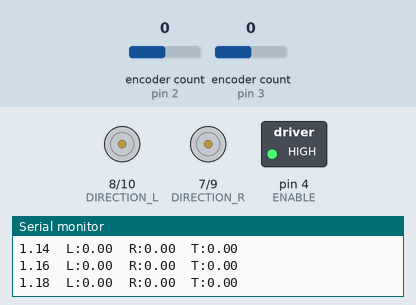
Bench run of a sketch on a simulated Arduino Uno, built with avr-gcc and run on an emulated ATmega328P. Shown: direction and speed pins drawn as motors (green arrow = direction pin HIGH = forward, orange = LOW = backward, longer = more drive), switched loads named in the sketch (green lamp = pin HIGH), the last lines printed to the serial monitor. Inputs (shaded band) come from the test bench; at power-on: encoder count (sensors on pin 2, pin 3) 0.

Above: at 1.2 s.
1.3 s: encoder count (sensor on pin 2) set to 1
At 3.17 s:
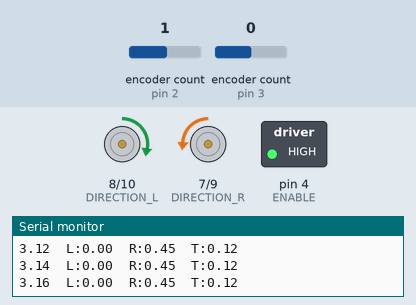
At 4.8 s:
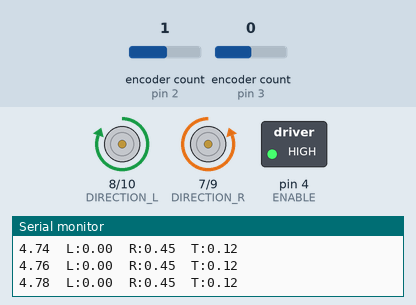
Timing chart, 0 to 6.3 s (numbered marks = the images above; inputs shaded):
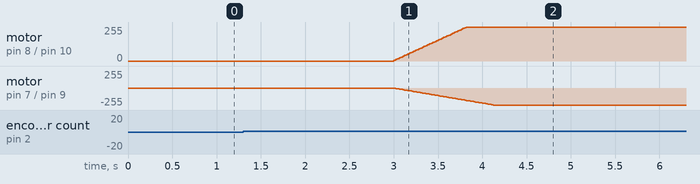

The sketch:

RotationControl.ino
```cpp
/* RotationControl.ino
 *
 * Purpose : This code is used to determine the transfer function for voltage to
 * robot speed for each wheel.
 *
 */

// libraries
#include <Encoder.h>

// constants
#define SAMPLE_TIME     20    // sampling time in milliseconds
#define STEP_VOLTAGE    5     // step voltage into the motor
#define MAX_VOLTAGE     7.5   // maximum voltage of the input into the motor
#define WHEEL_RADIUS    0.0745   // radius of wheel in meters
#define WHEEL_DISTANCE  0.283
#define RAD_IN_DEG      0.01745329  // used for converting degrees to radians.
#define START_DELAY     3000  // start delay in millisconds
#define ANG_SATURATION  300

// pins
#define CHANNEL_RA      2     // encoder input pin for right motor channel A
#define CHANNEL_LA      3     // encoder input pin for left motor channel A
#define CHANNEL_RB      5     // encoder input pin for right motor channel B
#define CHANNEL_LB      6     // encoder input pin for left motor channel B
#define ENABLE          4     // enables right motor
#define DIRECTION_R     7     // right motor direction
#define DIRECTION_L     8     // left motor direction
#define SPEED_R         9    // PWM pin for right motor speed
#define SPEED_L         10    // PWM pin for left motor speed

// global variables
double Kv = 0.5;
double KI_L =.03;
double KI_R = .022;
double desAng = 0;
double desAngSpeed_L = 0;
double desAngSpeed_R = 0;
double errAng = 0;
double desRobotAngSpeed = 0;
double desWheelAngSpeed = 0;
double desWheelAngSpeed_R = 0;
double desWheelAngSpeed_L = 0;
double errWheelAngSpeed_R = 0;
double errWheelAngSpeed_L = 0;
double voltage_R = 0;
double voltage_L = 0;
double actWheelAngSpeed_R = 0;
double actWheelAngSpeed_L = 0;
double actAng = 0;
double actRobotAngSpeed = 0;
double errSumAng_R = 0;
double errSumAng_L = 0;

// sets encoder functions
Encoder rightEnc(CHANNEL_RA, CHANNEL_RB);
Encoder leftEnc(CHANNEL_LA, CHANNEL_LB);

void setup() {

  // serial communication initialization
  Serial.begin(115200);

  // assigns pins as either inputs or outputs
  pinMode(CHANNEL_RA, INPUT);
  pinMode(CHANNEL_LA, INPUT);
  pinMode(CHANNEL_RB, INPUT);
  pinMode(CHANNEL_LB, INPUT);
  pinMode(ENABLE, OUTPUT);
  pinMode(DIRECTION_R, OUTPUT);
  pinMode(DIRECTION_L, OUTPUT);
  pinMode(SPEED_R, OUTPUT);
  pinMode(SPEED_L, OUTPUT);

  // enables motors
  digitalWrite(ENABLE, HIGH);

} // end of setup

void loop() {

    // static variables
    static unsigned long currentTime = 0;
    static double newDeg_R = 0;
    static double newDeg_L = 0;
    static double oldDeg_R = 0;
    static double oldDeg_L = 0;
    static double angVel_R = 0;
    static double angVel_L = 0;

    // measures time for delay
    currentTime = millis();

    // starts motor after appropriate time delay
    if (millis() >= START_DELAY) {
      desAng = 360;
    }

    // takes angle sample
    newDeg_R = ((double)rightEnc.read() * 360) / 3200;
    newDeg_L = -((double)leftEnc.read() * 360) / 3200;
    actAng = (WHEEL_RADIUS / WHEEL_DISTANCE) * (newDeg_R - newDeg_L);
    errAng = desAng - actAng;

    // calculates angular velocity
    actWheelAngSpeed_R = (1000 * (newDeg_R - oldDeg_R)) / SAMPLE_TIME;
    actWheelAngSpeed_L = (1000 * (newDeg_L - oldDeg_L)) / SAMPLE_TIME;

    // calculates desired Robot angular speed and individual wheel speed
    desRobotAngSpeed = errAng * Kv;
    desWheelAngSpeed = (desRobotAngSpeed * WHEEL_DISTANCE)/(2*WHEEL_RADIUS);
    // makes sure the desWheelAngSpeed is below saturation
    if(desWheelAngSpeed > ANG_SATURATION) desWheelAngSpeed = ANG_SATURATION;
    if(desWheelAngSpeed < -ANG_SATURATION) desWheelAngSpeed = -ANG_SATURATION;
    desWheelAngSpeed_R = desWheelAngSpeed;
    desWheelAngSpeed_L = -desWheelAngSpeed;

    // calculates the error sum of angular speeds
    errWheelAngSpeed_R = desWheelAngSpeed_R - actWheelAngSpeed_R;
    errWheelAngSpeed_L = desWheelAngSpeed_L - actWheelAngSpeed_L;
    errSumAng_R = ((errWheelAngSpeed_R * SAMPLE_TIME) / 1000) + errSumAng_R;
    errSumAng_L = ((errWheelAngSpeed_L * SAMPLE_TIME) / 1000) + errSumAng_L;

    // deterimines voltage of the wheels
    voltage_R = errSumAng_R * KI_R;
    voltage_L = errSumAng_L * KI_L;

    // prevents voltage overflow
    if(voltage_R > MAX_VOLTAGE)voltage_R = MAX_VOLTAGE;
    else if(voltage_R < (-1*MAX_VOLTAGE))voltage_R = (-1 *MAX_VOLTAGE);
    if(voltage_L > MAX_VOLTAGE)voltage_L = MAX_VOLTAGE;
    else if(voltage_L < (-1*MAX_VOLTAGE))voltage_L = (-1 *MAX_VOLTAGE);

    // determines direction of each motorr and then writes to the motor
    if(voltage_R < 0) digitalWrite(DIRECTION_R, HIGH);
    else digitalWrite(DIRECTION_R, LOW);
    if(voltage_L < 0) digitalWrite(DIRECTION_L, HIGH);
    else digitalWrite(DIRECTION_L, LOW);
    analogWrite(SPEED_R, abs(voltage_R*255/ MAX_VOLTAGE));
    analogWrite(SPEED_L, abs(voltage_L*255/ MAX_VOLTAGE));

    // displays samples
    Serial.print((double)currentTime / 1000); // sample time in seconds
    Serial.print("\t");
    Serial.print("L:");
    Serial.print(newDeg_L, 2);
    Serial.print("\t");
    Serial.print("R:");
    Serial.print(newDeg_R, 2);
    Serial.print("\t");
    Serial.print("T:");
    Serial.print(actAng, 2);
    Serial.print("\n\r");

    // reassigns old degree variables
    oldDeg_R = newDeg_R;
    oldDeg_L = newDeg_L;

    // ensures function isn't taking too long
    if (millis() > (currentTime + SAMPLE_TIME)) Serial.println("ERROR: Under Sampling!");

    // creates delay of SAMPLE_TIME ms
    while(millis() < (currentTime + SAMPLE_TIME));

} // end of loop
```
